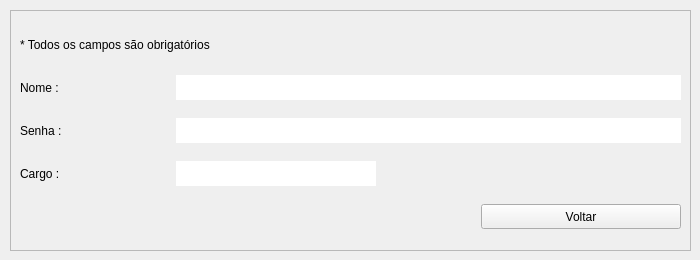
         <widget class="QWidget" name="tab_consultarUtilizador">
          <attribute name="title">
           <string>Consultar Utilizador</string>
          </attribute>
          <widget class="QFrame" name="frame_consultarUtilizador">
           <property name="geometry">
            <rect>
             <x>10</x>
             <y>10</y>
             <width>681</width>
             <height>241</height>
            </rect>
           </property>
           <property name="frameShape">
            <enum>QFrame::StyledPanel</enum>
           </property>
           <property name="frameShadow">
            <enum>QFrame::Raised</enum>
           </property>
           <layout class="QGridLayout" name="gridLayout">
            <item row="2" column="1" colspan="3">
             <widget class="QLabel" name="label_consultarNomeUtilizador">
              <property name="minimumSize">
               <size>
                <width>0</width>
                <height>25</height>
               </size>
              </property>
              <property name="maximumSize">
               <size>
                <width>16777215</width>
                <height>25</height>
               </size>
              </property>
              <property name="styleSheet">
               <string notr="true">background-color: rgb(255, 255, 255);
font: 12pt &quot;Segoe UI&quot;;</string>
              </property>
              <property name="text">
               <string/>
              </property>
             </widget>
            </item>
            <item row="0" column="0" colspan="2">
             <widget class="QLabel" name="label_12">
              <property name="minimumSize">
               <size>
                <width>0</width>
                <height>25</height>
               </size>
              </property>
              <property name="maximumSize">
               <size>
                <width>16777215</width>
                <height>25</height>
               </size>
              </property>
              <property name="text">
               <string>* Todos os campos são obrigatórios</string>
              </property>
             </widget>
            </item>
            <item row="2" column="0">
             <widget class="QLabel" name="label_titConsultarNomeUtilizador">
              <property name="minimumSize">
               <size>
                <width>150</width>
                <height>25</height>
               </size>
              </property>
              <property name="maximumSize">
               <size>
                <width>150</width>
                <height>25</height>
               </size>
              </property>
              <property name="styleSheet">
               <string notr="true">font: 12pt &quot;Segoe UI&quot;;</string>
              </property>
              <property name="text">
               <string>Nome :</string>
              </property>
              <property name="alignment">
               <set>Qt::AlignJustify|Qt::AlignVCenter</set>
              </property>
             </widget>
            </item>
            <item row="5" column="0" colspan="3">
             <spacer name="horizontalSpacer">
              <property name="orientation">
               <enum>Qt::Horizontal</enum>
              </property>
              <property name="sizeHint" stdset="0">
               <size>
                <width>452</width>
                <height>20</height>
               </size>
              </property>
             </spacer>
            </item>
            <item row="4" column="1">
             <widget class="QLabel" name="label_consultarCargoUtilizador">
              <property name="minimumSize">
               <size>
                <width>200</width>
                <height>25</height>
               </size>
              </property>
              <property name="maximumSize">
               <size>
                <width>200</width>
                <height>25</height>
               </size>
              </property>
              <property name="styleSheet">
               <string notr="true">background-color: rgb(255, 255, 255);
font: 12pt &quot;Segoe UI&quot;;</string>
              </property>
              <property name="text">
               <string/>
              </property>
             </widget>
            </item>
            <item row="5" column="3">
             <widget class="QPushButton" name="pushButton_voltarListaUtilizadores">
              <property name="enabled">
               <bool>true</bool>
              </property>
              <property name="minimumSize">
               <size>
                <width>200</width>
                <height>25</height>
               </size>
              </property>
              <property name="maximumSize">
               <size>
                <width>200</width>
                <height>25</height>
               </size>
              </property>
              <property name="autoFillBackground">
               <bool>false</bool>
              </property>
              <property name="styleSheet">
               <string notr="true">font: 12pt &quot;Segoe UI&quot;;</string>
              </property>
              <property name="text">
               <string>Voltar</string>
              </property>
             </widget>
            </item>
            <item row="3" column="0">
             <widget class="QLabel" name="label_titConsultarSenhaUtilizador">
              <property name="minimumSize">
               <size>
                <width>150</width>
                <height>25</height>
               </size>
              </property>
              <property name="maximumSize">
               <size>
                <width>150</width>
                <height>25</height>
               </size>
              </property>
              <property name="styleSheet">
               <string notr="true">font: 12pt &quot;Segoe UI&quot;;</string>
              </property>
              <property name="text">
               <string>Senha :</string>
              </property>
              <property name="alignment">
               <set>Qt::AlignJustify|Qt::AlignVCenter</set>
              </property>
             </widget>
            </item>
            <item row="4" column="0">
             <widget class="QLabel" name="label_titConsultarCargoUtilizador">
              <property name="minimumSize">
               <size>
                <width>150</width>
                <height>25</height>
               </size>
              </property>
              <property name="maximumSize">
               <size>
                <width>150</width>
                <height>25</height>
               </size>
              </property>
              <property name="styleSheet">
               <string notr="true">font: 12pt &quot;Segoe UI&quot;;</string>
              </property>
              <property name="text">
               <string>Cargo :</string>
              </property>
              <property name="alignment">
               <set>Qt::AlignJustify|Qt::AlignVCenter</set>
              </property>
             </widget>
            </item>
            <item row="3" column="1" colspan="3">
             <widget class="QLabel" name="label_consultarSenhaUtilizador">
              <property name="minimumSize">
               <size>
                <width>200</width>
                <height>25</height>
               </size>
              </property>
              <property name="maximumSize">
               <size>
                <width>9999</width>
                <height>25</height>
               </size>
              </property>
              <property name="styleSheet">
               <string notr="true">background-color: rgb(255, 255, 255);
font: 12pt &quot;Segoe UI&quot;;</string>
              </property>
              <property name="text">
               <string/>
              </property>
             </widget>
            </item>
           </layout>
          </widget>
         </widget>
